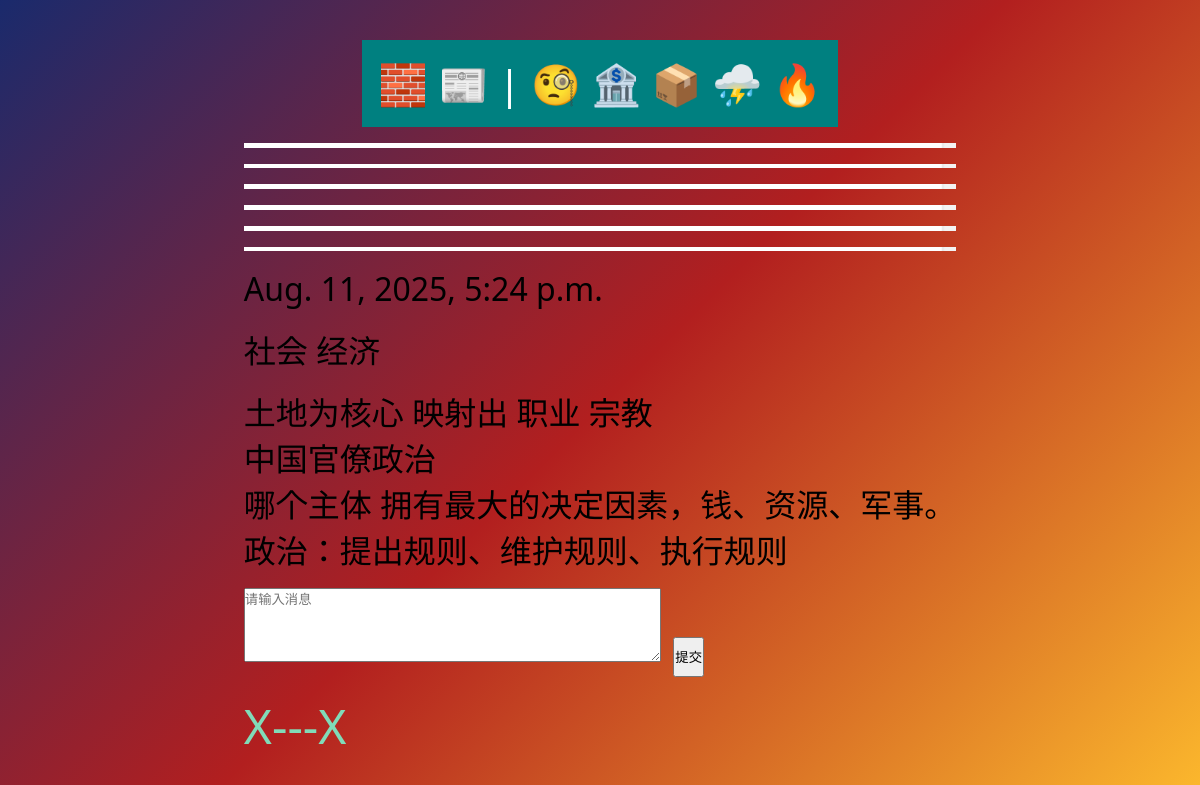
The page /EconomicT/9 on the database as committed earlier.
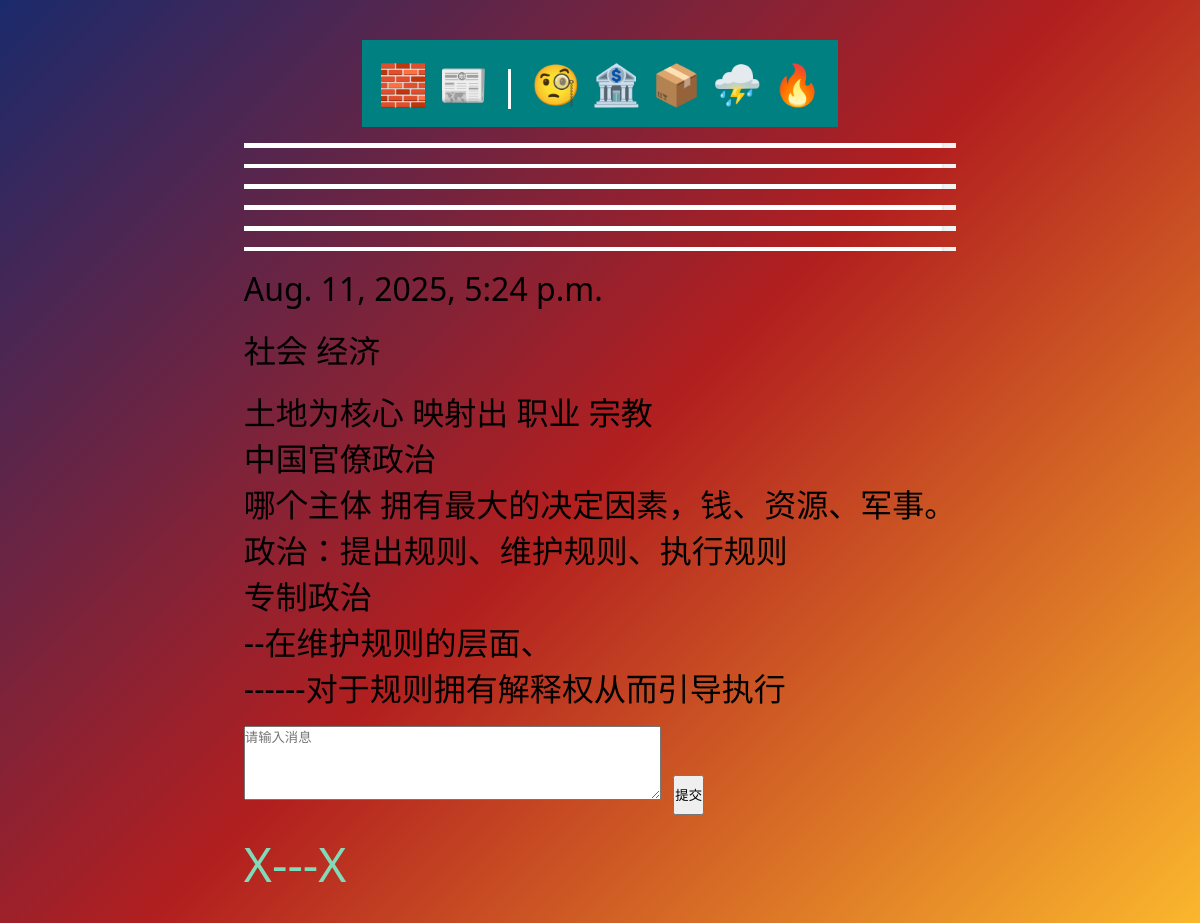
The same page on the database as committed later.
### EconomicT/models.py (models this page shows, shortened)
class EconomicTPost(models.Model):
    client = models.TextField()
    workduty = models.TextField()
    date = models.DateTimeField(auto_now_add=True)
    AA = models.ImageField(default='fallback.png', blank=True)
    BB = models.ImageField(default='fallback.png', blank=True)
    CC = models.ImageField(default='fallback.png', blank=True)
    DD = models.ImageField(default='fallback.png', blank=True)
    EE = models.ImageField(default='fallback.png', blank=True)
    FF = models.ImageField(default='fallback.png', blank=True)

### EconomicT/views.py (the view)
# urls.py: path('<int:pk>',views.post_page,name="page"),
def post_page(request, pk):
    post = AppDataModel.objects.get(id=pk)
    return render(request, f'{TemplateFileName}/post_page.html', {'post':post})

### EconomicT/templates/EconomicTPPP/post_page.html (shortened to what this page needs)
{% extends 'layout.html' %}
{% block content %}
    <section>
        <img
                class="AA"
                src="{{ post.AA.url }}"
                alt="{{ post.title }}"
        />
        <img
                class="BB"
                src="{{ post.BB.url }}"
                alt="{{ post.title }}"
        />
        <img
                class="CC"
                src="{{ post.CC.url }}"
                alt="{{ post.title }}"
        />
        <img
                class="DD"
                src="{{ post.DD.url }}"
                alt="{{ post.title }}"
        />
        <img
                class="EE"
                src="{{ post.EE.url }}"
                alt="{{ post.title }}"
        />
        <img
                class="FF"
                src="{{ post.FF.url }}"
                alt="{{ post.title }}"
        />
          <p>{{ post.date }}</p>
          <p>{{ post.client }}</p>
          <p class="pre-line">{{ post.workduty }}</p>
        <form method="post" action="{% url 'EconomicTPosts:submit_view' post.id %}">
	        <textarea name="input_text" rows="4" cols="50" placeholder="请输入消息"></textarea>
            <button type="submit" style="height: 40px;" >提交</button>
        </form>
        <a href="{% url 'EconomicTPosts:delete_item' post.id %}" class="btn btn-danger" onclick="return confirm('do??')"> X---X</a>
    </section>
{% endblock %}

Rows that differ between the two databases and show on the page:
changed EconomicTPost "社会 经济": workduty "土地为核心 映射出 职业 宗教 中国官僚政治 哪个主体 拥有最大的决定因素，钱、资源、军事。 政治：提出规则、维护规则、执行规则" → "土地为核心 映射出 职业 宗教 中国官僚政治 哪个主体 拥有最大的决定因素，钱、资源、军事。 政治：提出规则、维护规则、执行规则 专制政治 --在维护规则的层面、 ------对于规则拥有解释权从而引导执行"
